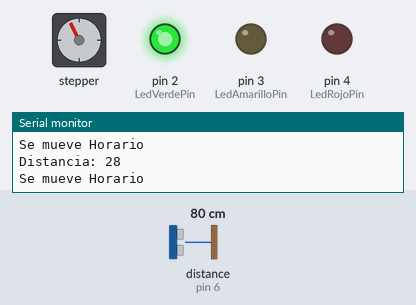
Simulated run of this sketch. Board: Arduino Uno, built with avr-gcc and run on an emulated ATmega328P. On the bench: stepper motor, output pins drawn as LEDs (lit = HIGH), the last lines printed to the serial monitor. Wiring (inferred from the names in the program): ultrasonic range finder: trigger pin 5; echo pin 6. Inputs (shaded band) come from the test bench; at power-on: distance to the obstacle (sensor on pin 6) 80 cm. The echo pulse lasts 58.3 µs per cm; stepper angles assume 200 steps per turn; pins used as bus, display or sensor lines are not drawn.

Above: at 1.3 s.
1.4 s: distance to the obstacle (sensor on pin 6) set to 50 cm
4.4 s: distance to the obstacle (sensor on pin 6) set to 43 cm
At 4.8 s:
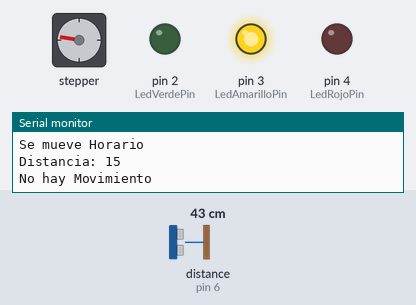
7.4 s: distance to the obstacle (sensor on pin 6) set to 30 cm
10.4 s: distance to the obstacle (sensor on pin 6) set to 27 cm
At 10.9 s:
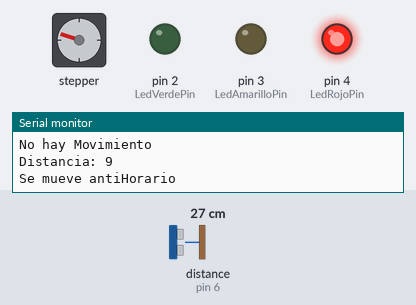
13.4 s: distance to the obstacle (sensor on pin 6) set to 35 cm
At 13.9 s:
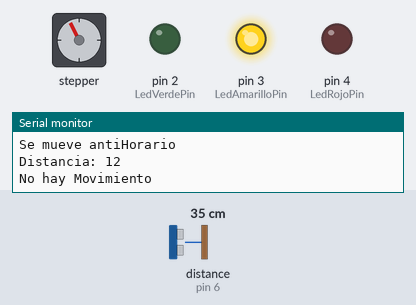
16.4 s: distance to the obstacle (sensor on pin 6) set to 60 cm
At 17.5 s:
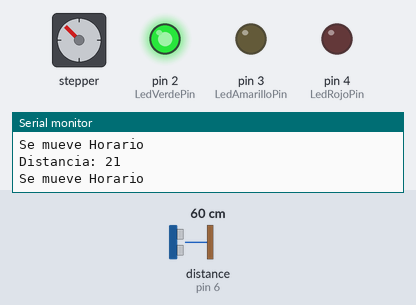
Timing chart, 0 to 22.6 s (numbered marks = the images above; inputs shaded):
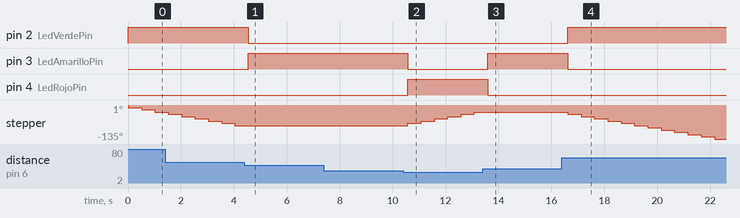

The sketch:

PruebaSensorProximidad.ino
```cpp
#include <Stepper.h>
const int LedVerdePin=2;    //Led Verde
const int LedAmarilloPin=3; //Led Amarillo
const int LedRojoPin=4;     //Led Rojo
const int Trigger = 5;      //Pinj digital 5 para el Trigger del sensor
const int Echo = 6;         //Pinh digital 6 para el Echo del sensor

//----------------------------------------------
const int stepsPerRevolution = 200;
Stepper myStepper(stepsPerRevolution,8,9,10,11);
int stepCount=0;
//----------------------------------------------

void setup(){
  Serial.begin(9600); //Inicializamos la comunicacion
  pinMode(Trigger, OUTPUT); //pin como salida
  pinMode(Echo, INPUT);     //pin como entrada
  digitalWrite(Trigger, LOW);//inicializamos el pin con 0

  delayMicroseconds(4);
  pinMode(LedVerdePin, OUTPUT);
  pinMode(LedAmarilloPin, OUTPUT);
  pinMode(LedRojoPin, OUTPUT);
}
 void loop(){
  digitalWrite(LedVerdePin, LOW);
  digitalWrite(LedAmarilloPin, LOW);
  digitalWrite(LedRojoPin, LOW);
  long t; //tiempo que demora en llegar el eco
  long d; //distancia en centimetros

  digitalWrite(Trigger, HIGH);
  delayMicroseconds(10);    //Enviamos un pulso de 10us
  digitalWrite(Trigger, LOW);

  t = pulseIn(Echo, HIGH);  //Obtenemos el ancho del pulso
  d = t/165;     //escalamos el tiempo a una distancia en cm

  Serial.print("Distancia: ");
  Serial.print(d); //enviamos serialmente el valor de la distancia
  Serial.println();

  if(d<10)
  {
    digitalWrite(LedRojoPin, HIGH);
    myStepper.step(5);
    Serial.println("Se mueve antiHorario");
  }
  else if(d>=10 && d<=15)
  {
    digitalWrite(LedAmarilloPin, HIGH);

    Serial.println("No hay Movimiento");
  }
  else
  {
    digitalWrite(LedVerdePin, HIGH);
    myStepper.step(-5);
    Serial.println("Se mueve Horario");
  }
  delay(500); //hacemos una pausa de 0.5s
 }
```

Measured:
- the behaviour switches between 46 and 45 cm on distance to the obstacle (sensor on pin 6) (found by bisection; images 0 and 1)
- the behaviour switches between 29 and 28 cm on distance to the obstacle (sensor on pin 6) (found by bisection; images 1 and 2)
- after the input at 4.4 s, pin 2 (LedVerdePin): HIGH → LOW after 0.14 s; pin 3 (LedAmarilloPin): LOW → HIGH after 0.14 s; stepper: stays -81° (without the input it goes to -90° after 0.15 s)
- after the input at 13.4 s, pin 3 (LedAmarilloPin): LOW → HIGH after 0.20 s; pin 4 (LedRojoPin): HIGH → LOW after 0.19 s; stepper: stays -27° (without the input it goes to -18° after 0.20 s)
